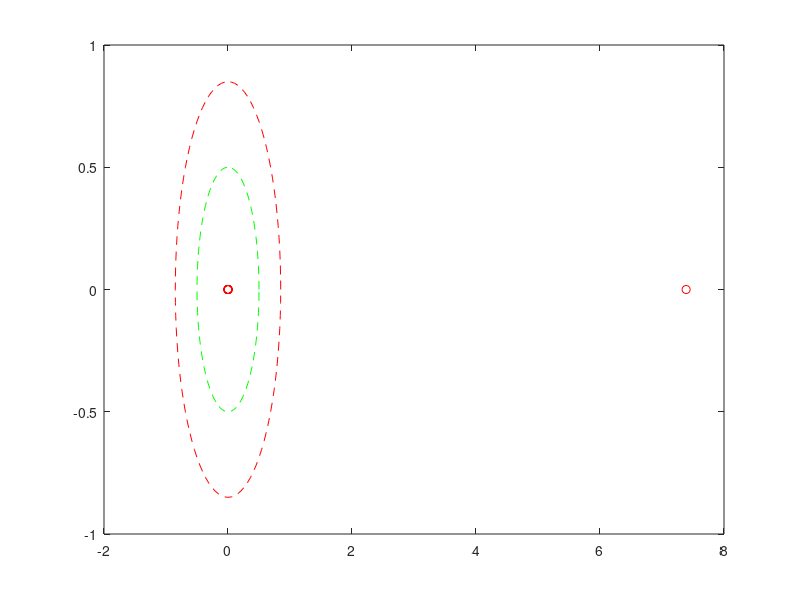

Reproduce this figure in MATLAB.
function PageRank
  
  A = randi([0 1] ,10 , 10);
  % Summing the columns
  columnSums = sum(A , 2);
  A = A ./ columnSums;
  A
  
  plotGoogleMatrixEigenvalues(A);
  plotCircle(0.85 , "--r")
  plotCircle(0.5 , "--g")
end

function plotGoogleMatrixEigenvalues(A)
  A = A'
  alpha = 0
  n = size(A)(1);
  m = size(A)(2);
  nmmnsq = n * m - n^2
  e = ones(n , 1);

  G = GoogleMatrix(A'  , alpha);
  G
  [V , S] = eig(G);
  eigenvals = diag(S);
  
  max_eigenValue = max(eigenvals)
  real_z1 = real(eigenvals);
  imag_z1 = imag(eigenvals);
  
  plot(real_z1,imag_z1 , "or");
 
  real_z1 = real(eigenvals);
  imag_z1 = imag(eigenvals);
  
  plot(real_z1,imag_z1 , "or");
  
end

function G = GoogleMatrix(A , alpha)
  n = size(A)(1);
  G = (alpha * A)  + ( ((1-alpha) / n ) * e * e');
end

function plotCircle(radius ,FMT)
  hold on
  th = 0:pi/50:2*pi;
  xunit = radius * cos(th);
  yunit = radius * sin(th);
  h = plot(xunit, yunit , FMT);
  hold off
end
